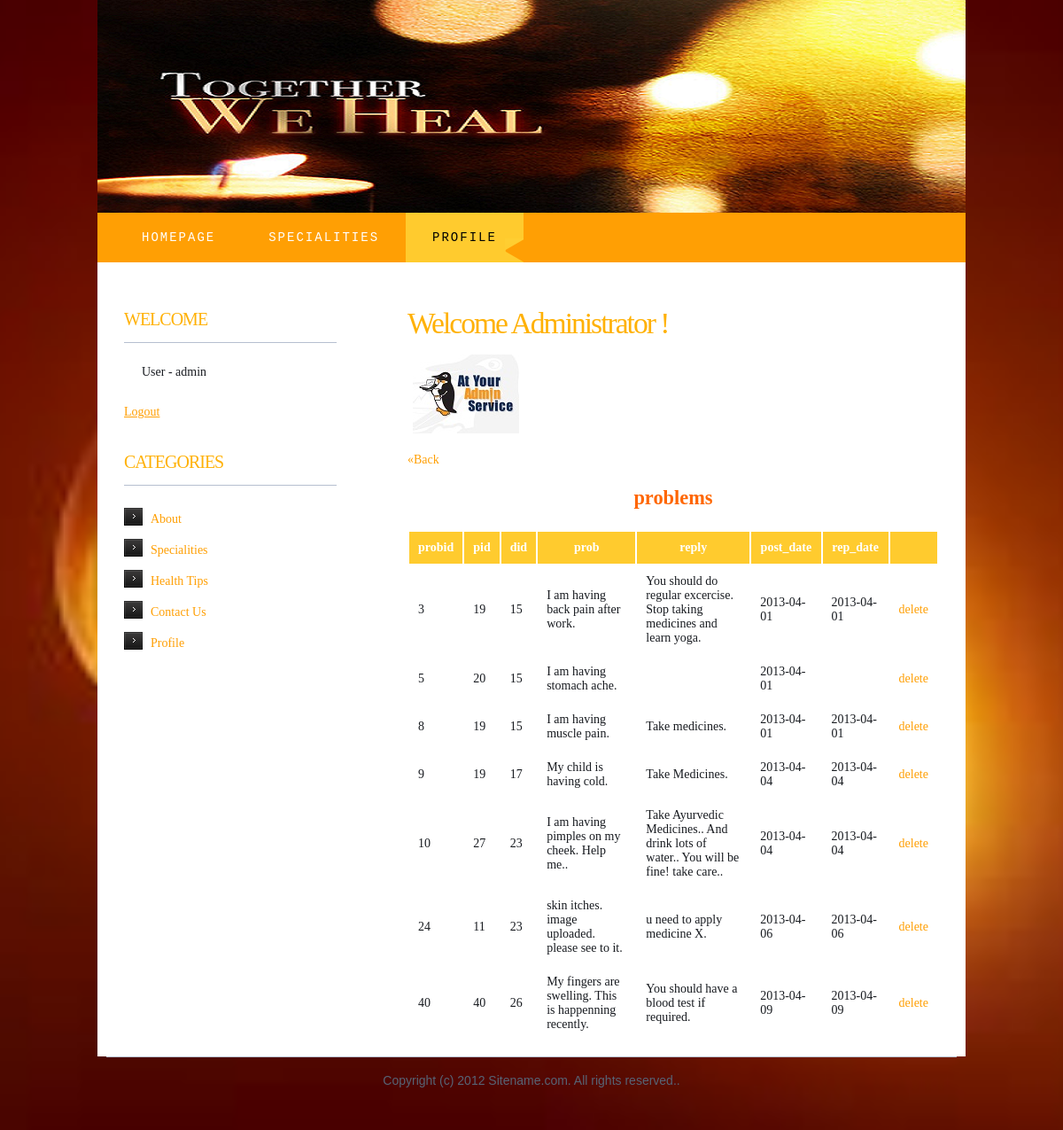
The app's page /problems.php (signed in) with its own data.
### tables this page shows
CREATE TABLE IF NOT EXISTS `problems` (
  `probid` bigint(20) NOT NULL AUTO_INCREMENT,
  `pid` bigint(20) NOT NULL,
  `did` bigint(20) NOT NULL,
  `prob` varchar(150) NOT NULL,
  `reply` varchar(100) NOT NULL,
  `prob_post_date` varchar(12) NOT NULL,
  `rep_date` varchar(12) NOT NULL,
  `image` varchar(40) NOT NULL,
  PRIMARY KEY (`probid`)
);

### problems.php (the view, shortened to what this page needs)
<!DOCTYPE html PUBLIC "-//W3C//DTD XHTML 1.0 Strict//EN" "http://www.w3.org/TR/xhtml1/DTD/xhtml1-strict.dtd">
<head>
<link href="style.css" rel="stylesheet" type="text/css" media="screen" />
</head>
<body>
<div id="wrapper">
	<div id="header-wrapper">
		<div id="header">
			<div id="logo">
			</div>
		</div>
	</div>
	<div id="menu">
		<ul>
			<li><a href="index.php">Homepage</a></li>
			<li><a href="specialities.php">specialities</a></li>
            <?php
    if(isset($_SESSION['username']))
    {
   	    echo '<li class="current_page_item"><a href="profile.php">Profile</a></li>';
	}
	else
	{
		header('location:index.php');
	}
	?>
		</ul>
	</div>
	<div id="page">
		<div id="page-bgtop">
			<div id="page-bgbtm">
				<div id="content">
					<div class="post">
						<h2 class="title"><a href="index.php">Welcome Administrator ! </a></h2>
						<div class="entry">
						  <p><img src="images/admin.jpg" alt="" class="alignleft border" /></p>
</div>
					 </div>
                    <div style="clear: both;">&nbsp;</div>
                    <a href="http://localhost/project/admin.php">&laquo;Back</a>
					 <center><font color="#FF9F04"><h3>problems</h3></font>
                     <?php
						$query=mysql_query("select * from problems");
					 ?>
                     <table cols="8" cellpadding="10">
                     <tr>
                     <th>probid</th>
                     <th>pid</th>
                     <th>did</th>
                     <th>prob</th>
                     <th>reply</th>
                     <th>post_date</th>
                     <th>rep_date</th>
                     <th></th>
                     </tr>
                     <?php
					 while($row=mysql_fetch_assoc($query))
					 {
						 ?>
                     <tr>
                     <td> <?php echo $row['probid']; ?></td>
                     <td> <?php echo $row['pid']; ?></td>
                     <td> <?php echo $row['did']; ?></td>
                     <td> <?php echo $row['prob']; ?></td>
                     <td> <?php echo $row['reply']; ?></td>
                     <td> <?php echo $row['prob_post_date']; ?></td>
                     <td> <?php echo $row['rep_date']; ?></td>
                     <td> 	<a href="delete_problems.php?id=<?php echo $row['probid']; ?>" onClick="return confirm1()">delete</a>
                     </td>
                     </tr>
                      <?
					 }
					 ?>
                     </table>
                     </center>
				</div>
				<div id="sidebar">
					<ul>
						<li>
                        <?php
						if(isset($_SESSION['username']))
    {
    						  echo '<h2 >welcome</h2>';
		echo '<p><label>User  -  '.$_SESSION['username'].'</label></p>';
		echo '<a href="logout.php"><u> Logout </u></a>';
	}
	else
	{
		?>
<?php
	}
	?>
<p />
						</li>
					  <li>
						<h2>Categories</h2>
						  <ul>
							  <li><a href="index.php">About</a></li>
							  <li><a href="specialities.php">Specialities</a></li>
							  <li><a href="tips.php">Health Tips</a></li>
							  <li><a href="contact.php">Contact Us</a></li>
                              <?php
    if(isset($_SESSION['username']))
    {
    						  echo '<li><a href="profile.php">Profile</a></li>';
	}
	?>
						  </ul>
						</li>
					</ul>
				</div>
				<div style="clear: both;">&nbsp;</div>
			</div>
		</div>
	</div>
</div>
<div id="footer">
	<p>Copyright (c) 2012 Sitename.com. All rights reserved.</a>.</p>
</div>
</body>

### style.css (style rules this page uses)
body { margin: 0; padding: 0; background: url(images/123.jpg) no-repeat center center fixed; -webkit-background-size: cover; -moz-background-size: cover; -o-background-size: cover; background-size: cover; font-weight: 500; font-family: 'Maiandra GD'; font-size: 14px; color: #181B20; }
h1, h2, h3 h4 { margin: 0; padding: 0; font-family: 'Maiandra GD'; font-weight: normal; color: #FF9F04; }
h2 { font-size: 2.4em; }
h3 { font-size: 1.6em; color: #F60; }
p, ul, ol { margin-top: 0; line-height: 180%; }
a { text-decoration: none; color: #FF9F04; }
img.border { border: 6px solid #FFFFFF; }
img.alignleft { float: left; margin-right: 25px; }
#wrapper { margin: 0 auto; padding: 0; }
#header-wrapper { height: 240px; }
#header { width: 980px; height: 240px; background: url(images/img071.png) no-repeat right top; margin: 0 auto; }
#logo { width: 980px; height: 100px; margin: 0px auto; padding: 80px 0px 0px 0px; color: #FFFFFF; }
#menu { width: 940px; height: 56px; margin: 0px auto; padding: 0px 20px 0px 20px; background: #FF9F04; }
#menu ul { margin: 0; padding: 0px 0px 0px 0px; list-style: none; line-height: normal; }
#menu li { float: left; }
#menu a { display: block; float: left; height: 56px; margin: 0px; padding: 0px 30px 0px 30px; line-height: 56px; letter-spacing: 2px; text-decoration: none; text-transform: uppercase; font-family: "Lucida Console", Monaco, monospace; font-size: 14px; font-weight: normal; color: #FFFFFF; border: none; }
#menu .current_page_item a { background: #FFCB2E url(images/img02.gif) no-repeat right bottom; color: #000000; }
#page { width: 980px; margin: 0 auto; padding: 0; background-color: #FFFFFF; }
#page-bgbtm { margin: 0px; padding: 40px 30px 0px 30px; }
#content { float: right; width: 600px; padding: 0px 0px 0px 0px; }
.post { clear: both; padding-bottom: 10px; }
.post .title { padding-top: 10px; letter-spacing: -2px; }
.post .title a { color: #FFB105; border: none; }
.post .entry { text-align: justify; margin-bottom: 25px; padding: 10px 0px 0px 0px; }
#sidebar { float: left; width: 240px; padding: 0px 0px 0px 0px; }
#sidebar ul { margin: 0; padding: 0; list-style: none; }
#sidebar li { margin: 0; padding: 0; }
#sidebar li ul { margin: 0px 0px; padding-bottom: 30px; }
#sidebar li li { padding-left: 30px; line-height: 35px; background: url(images/img01.gif) no-repeat left 5px; }
th { background: #FFCB2E; color: #FFFFFF; }
#sidebar h2 { height: 38px; margin-bottom: 20px; padding: 12px 0 0 0px; border-bottom: 1px solid #B6BFD0; text-transform: uppercase; letter-spacing: -1px; font-size: 20px; color: #FFB105; }
#sidebar p { margin: 0 0px; padding: 0px 20px 20px 20px; text-align: justify; }
#sidebar a { border: none; }
#footer { width: 960px; height: 55px; margin: 0px auto 40px auto; border-top: 1px solid #B6BFD0; font-family: Arial, Helvetica, sans-serif; }
#footer p { margin: 0; padding-top: 18px; line-height: normal; text-align: center; color: #576475; }

### records on screen
problems: probid "3", pid "19", did "15", prob "I am having back pain after work.", reply "You should do regular excercise. Stop taking medicines and learn yoga.", prob_post_date "2013-04-01", rep_date "2013-04-01"
problems: probid "5", pid "20", did "15", prob "I am having stomach ache.", prob_post_date "2013-04-01"
problems: probid "8", pid "19", did "15", prob "I am having muscle pain.", reply "Take medicines.", prob_post_date "2013-04-01", rep_date "2013-04-01"
problems: probid "9", pid "19", did "17", prob "My child is having cold.", reply "Take Medicines.", prob_post_date "2013-04-04", rep_date "2013-04-04"
problems: probid "10", pid "27", did "23", prob "I am having pimples on my cheek. Help me..", reply "Take Ayurvedic Medicines.. And drink lots of water.. You will be fine! take care..", prob_post_date "2013-04-04", rep_date "2013-04-04"
problems: probid "24", pid "11", did "23", prob "skin itches. image uploaded. please see to it.", reply "u need to apply medicine X.", prob_post_date "2013-04-06", rep_date "2013-04-06"
problems: probid "40", pid "40", did "26", prob "My fingers are swelling. This is happenning recently.", reply "You should have a blood test if required.", prob_post_date "2013-04-09", rep_date "2013-04-09"

### other values on screen
$_SESSION['username'] "admin"
